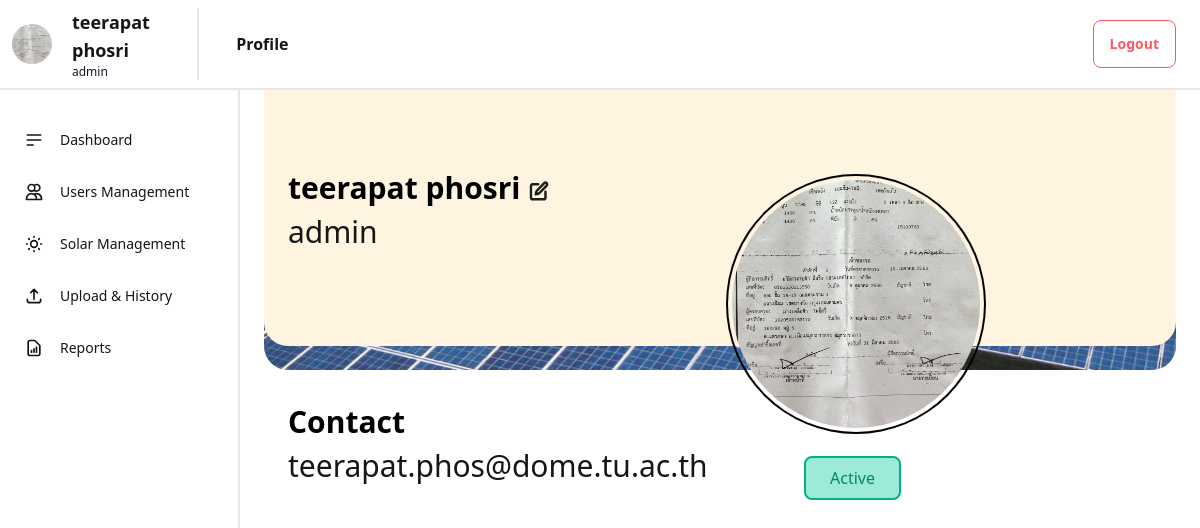
Before: /solar-system/profile/ (signed in) with the older database file.
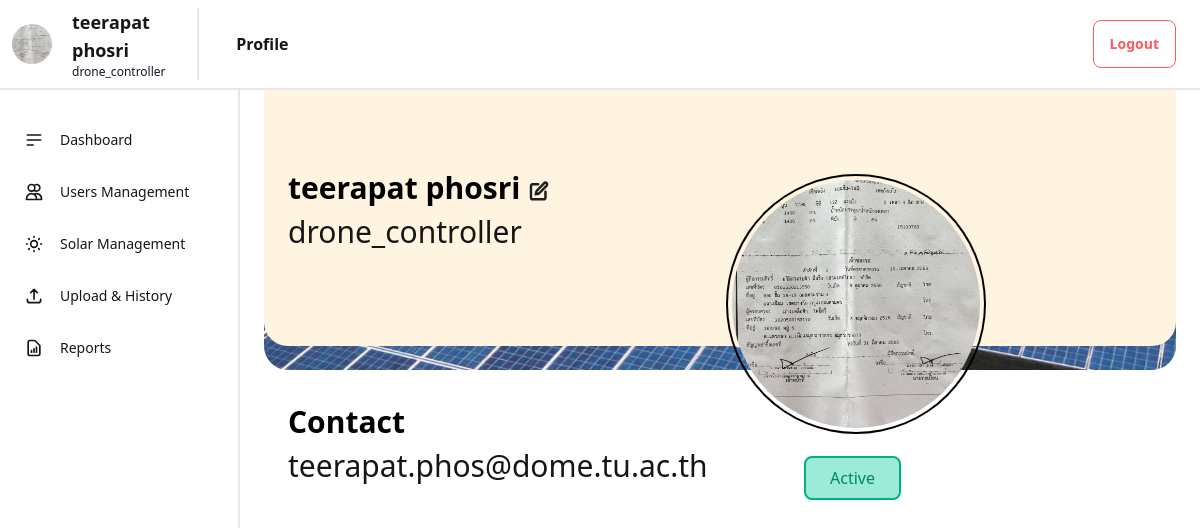
After: the same page with the newer database file.
### authentication/models.py (models this page shows, shortened)
class CustomUser(models.Model):
    user = models.OneToOneField(User, on_delete=models.CASCADE, related_name='custom')
    role = models.CharField(
    max_length=20,
    choices=[(tag.value[0], tag.value[1]) for tag in RoleEnum],
    default=RoleEnum.USER.value[0],
    )
    status = models.CharField(
    max_length=20,
    choices=[(tag.value[0], tag.value[1]) for tag in StatusEnum],
    default=StatusEnum.ACTIVE.value[0],
    )
    display_name = models.CharField(max_length=150, blank=True, null=True)
    profile_image = models.ImageField(upload_to='profile_images/', blank=True, null=True)

### myadmin/views.py (the view)
# urls.py: path('profile/', views.profile, name='profile'),
def profile(request):
    custom_user = CustomUser.objects.get(user=request.user)
    context = {
        'custom_user': custom_user,
        'display_name': custom_user.display_name or request.user.username,
        'role': custom_user.role,
        'email': request.user.email,
        'profile_image': custom_user.profile_image,
    }
    return render(request, 'profile.html', context)

### myadmin/context_processors.py (called while the page is built)
def global_user_context(request):
    if request.user.is_authenticated:
        try:
            custom_user = CustomUser.objects.get(user=request.user)
            return {
                'username': request.user.username,
                'email': request.user.email,
                'role': custom_user.role,
                'display_name': custom_user.display_name or request.user.username.split('@')[0],
                'profile_image': custom_user.profile_image
            }
        except CustomUser.DoesNotExist:
            return {}
    return {}

### myadmin/templates/profile.html (shortened to what this page needs)
{% extends 'base.html' %}
{% load static %}
{% block heading %}Profile{% endblock %}
{% block main_content_class %}p-6{% endblock %}
{% block outer_content %}
    {% block content %}
    <div class="bg-[#FFF4E0] w-full h-64 -translate-y-6 rounded-b-3xl z-20 relative">
        <h2 class="text-black text-3xl font-bold pt-[80px] pl-6 flex items-center gap-2">
            {{ display_name }}
            <a href="#" onclick="openModal()">
                <img src="../../static/Edit-solar.svg" alt="edit" class="inline-block w-5 h-5">
            </a>
        </h2>
        <p class="text-3xl pt-2 pl-6 font-thin">{{ role }}</p>
    </div>
    <div class="w-full z-10 -translate-y-64 relative flex justify-center">
    </div>
    <div class="avatar flex justify-self-end">
        <form method="POST" action="{% url 'upload_profile_image' %}" enctype="multipart/form-data">
          <div class="relative group w-64 h-64 rounded-full ring-2 ring-black -translate-y-[450px] mr-48 z-30 p-1 overflow-hidden">
            <img
              src="{% if profile_image %}{{ profile_image.url }}{% else %}{% static 'Profile.jpg' %}{% endif %}"
              class="w-full h-full rounded-full object-cover transition-opacity duration-300"
            />
          </div>
        </form>
      </div>
    <div class="flex justify-self-end -translate-y-[450px] relative mr-[275px] mt-6">
      {% if custom_user.status == 'active' %}
        <div class="bg-[#9bebd8] border-2 border-[#00B087] text-[#008767] px-6 py-2 rounded-lg text-center">
            <p>Active</p>
        </div>
      {% else %}
        <div class="bg-[#fddddd] border-2 border-[#ff6b6b] text-[#ff0000] px-6 py-2 rounded-lg text-center">
            <p>Inactive</p>
        </div>
      {% endif %}
    </div>
    <div class="-translate-y-[610px]">
        <h2 class="text-black text-3xl font-bold pt-16 pl-6 flex items-center gap-2 ">
            Contact
        </h2>
        <p class="text-3xl pt-2 pl-6 font-thin">{{ email }}</p>
    </div>
    {% endblock %}
{% endblock %}

### myadmin/templates/base.html (shortened to what this page needs)
{% load static %}
<!DOCTYPE html>
<html lang="en" data-theme="bumblebee">
  <head>
    <link
      href="https://cdn.jsdelivr.net/npm/daisyui@4.12.24/dist/full.min.css"
      rel="stylesheet"
      type="text/css"
    />
    <script src="https://cdn.tailwindcss.com"></script>
  </head>
  <body>
    <div class="flex flex-col h-screen">
      <div>
        <div class="navbar bg-base-100 w-full border-b-2 border-base-900">
          <a href="{% url 'profile' %}">
            <div
              tabindex="0"
              role="button"
              class="btn btn-ghost btn-circle avatar"
            >
              <div class="w-10 rounded-full">
                <img
                  alt="Tailwind CSS Navbar component"
                  src="{% if profile_image %}{{ profile_image.url }}{% else %}{% static 'Profile.jpg' %}{% endif %}"
                />
              </div>
            </div>
            <div class="pl-4">
              <div class="flex flex-col">
                <div
                  class="text-lg font-bold {% if request.path == '/admin-system/profile/' %} text-orange-500 font-bold{% endif %}"
                >
                  {{display_name}}
                </div>
                <div class="text-xs text-gray-900">{{role}}</div>
              </div>
            </div>
          </a>
          <div class="divider divider-horizontal"></div>
          <div class="flex flex-row justify-between w-full">
            <div class="font-bold ml-4">{% block heading %}{% endblock %}</div>
            <button class="btn btn-outline btn-error mr-4" id="logout-btn">
              Logout
            </button>
          </div>
        </div>
      </div>
      <div class="flex flex-row h-full">
        <div class="w-40 lg:w-60 bg-base-100 border-r-2 border-base-900">
          <div class="mt-4">
            <ul class="menu">
              <li class="py-2">
                <a
                  href="{% url 'dashboard' %}"
                  class="flex items-center {% if request.path == '/solar-system/dashboard/' %}bg-orange-100 text-orange-500 font-bold{% endif %}"
                >
                  <svg
                    xmlns="http://www.w3.org/2000/svg"
                    class="h-5 w-5 mr-2"
                    fill="none"
                    viewBox="0 0 24 24"
                    stroke="currentColor"
                  >
                    <path
                      stroke-linecap="round"
                      stroke-linejoin="round"
                      stroke-width="2"
                      d="M4 6h16M4 12h16M4 18h7"
                    />
                  </svg>
                  Dashboard
                </a>
              </li>
              <li class="py-2">
                <a
                  href="{% url 'users_management' %}"
                  class="flex items-center {% if '/solar-system/users_management' in request.path %}bg-orange-100 text-orange-500 font-bold{% endif %}"
                >
                  <svg
                    xmlns="http://www.w3.org/2000/svg"
                    class="h-5 w-5 mr-2"
                    fill="none"
                    viewBox="0 0 24 24"
                    stroke="currentColor"
                  >
                    <path
                      stroke-linecap="round"
                      stroke-linejoin="round"
                      stroke-width="2"
                      d="M12 4.354a4 4 0 110 5.292M15 21H3v-1a6 6 0 0112 0v1zm0 0h6v-1a6 6 0 00-9-5.197M13 7a4 4 0 11-8 0 4 4 0 018 0z"
                    />
                  </svg>
                  Users Management
                </a>
              </li>
              <li class="py-2">
                <a
                  href="{% url 'solar_management' %}"
                  class="flex items-center {% if '/solar-system/solar_management/' in request.path %}bg-orange-100 text-orange-500 font-bold{% endif %}"
                >
                  Solar Management
                </a>
              </li>
              <li class="py-2">
                <a
                  href="{% url 'upload_history' %}"
                  class="flex items-center {% if request.path == '/solar-system/upload_history/' %}bg-orange-100 text-orange-500 font-bold{% endif %}"
                >
                  <svg
                    xmlns="http://www.w3.org/2000/svg"
                    class="h-5 w-5 mr-2"
                    fill="none"
                    viewBox="0 0 24 24"
                    stroke="currentColor"
                  >
                    <path
                      stroke-linecap="round"
                      stroke-linejoin="round"
                      stroke-width="2"
                      d="M4 16v1a3 3 0 003 3h10a3 3 0 003-3v-1m-4-8l-4-4m0 0L8 8m4-4v12"
                    />
                  </svg>
                  Upload & History
                </a>
              </li>
              <li class="py-2">
                <a
                  href="{% url 'reports' %}"
                  class="flex items-center "
                >
                  <svg
                    xmlns="http://www.w3.org/2000/svg"
                    class="h-5 w-5 mr-2"
                    fill="none"
                    viewBox="0 0 24 24"
                    stroke="currentColor"
                  >
                    <path
                      stroke-linecap="round"
                      stroke-linejoin="round"
                      stroke-width="2"
                      d="M9 17v-2m3 2v-4m3 4v-6m2 10H7a2 2 0 01-2-2V5a2 2 0 012-2h5.586a1 1 0 01.707.293l5.414 5.414a1 1 0 01.293.707V19a2 2 0 01-2 2z"
                    />
                  </svg>
                  Reports
                </a>
              </li>
            </ul>
          </div>
        </div>
        <div
          class="flex-1 {% block main_content_class %}flex items-center justify-center{% endblock %}"
        >
          {% block outer_content %}{% endblock %}
        </div>
      </div>
    </div>
  </body>
</html>

Changed rows visible on the page:
changed CustomUser "teerapat phosri": role "admin" → "drone_controller"
